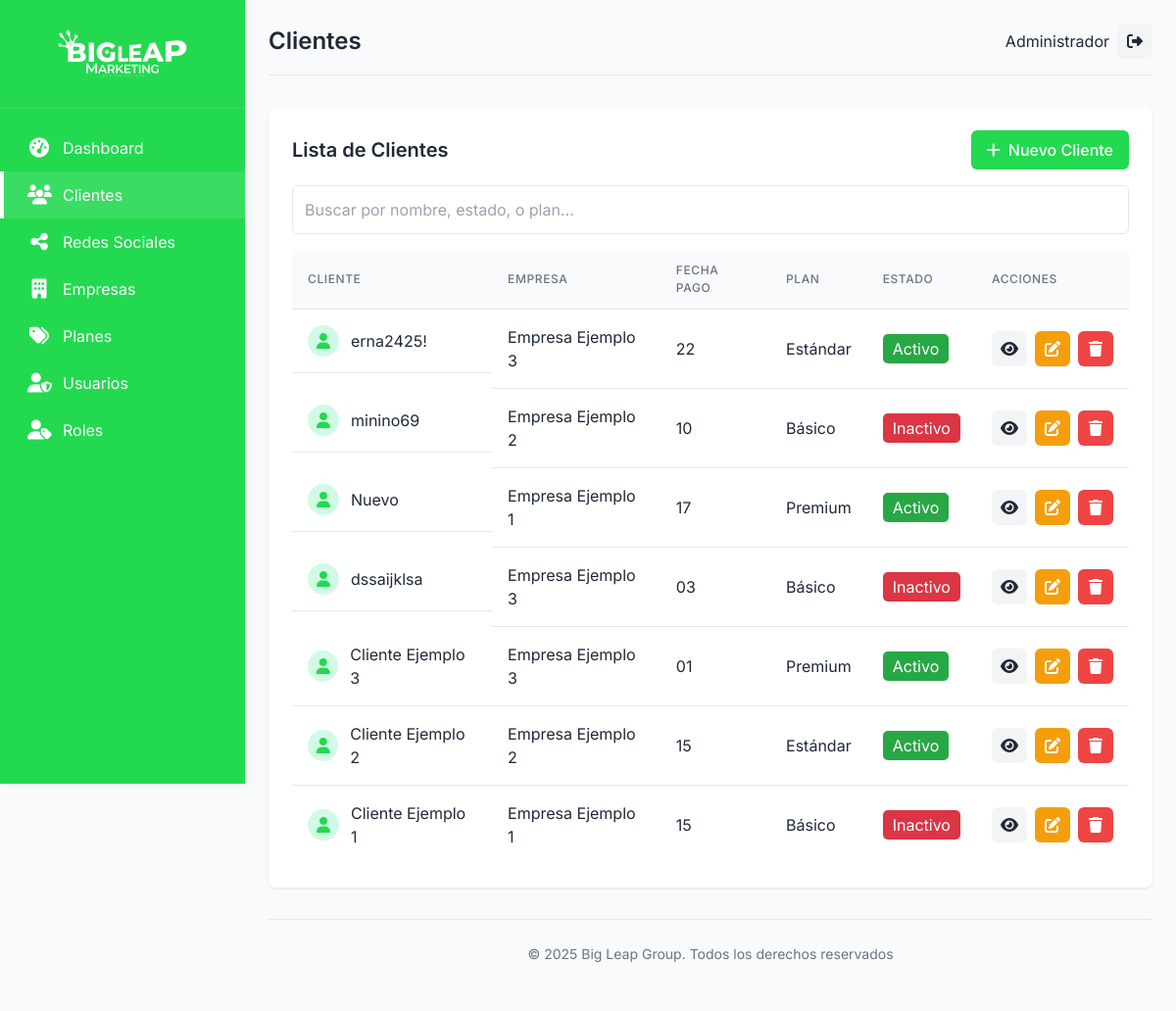
The app's page /clients.php (signed in) with its own data.
### tables this page shows
CREATE TABLE `clientes` (
  `id_cliente` int(11) NOT NULL,
  `nombre_cliente` varchar(100) NOT NULL,
  `fecha_inicio` date DEFAULT NULL,
  `cumpleaños` date DEFAULT NULL,
  `fecha_pago` date DEFAULT NULL,
  `id_plan` int(11) DEFAULT NULL,
  `id_empresa` int(11) DEFAULT NULL,
  `estado` enum('Activo','Inactivo') NOT NULL DEFAULT 'Activo'
);

CREATE TABLE `empresas` (
  `id_empresa` int(11) NOT NULL,
  `nombre_empresa` varchar(100) NOT NULL,
  `rubro` varchar(100) NOT NULL
);

CREATE TABLE `planes` (
  `id_plan` int(11) NOT NULL,
  `nombre_plan` varchar(100) NOT NULL,
  `descripcion_plan` text DEFAULT NULL,
  `precio` decimal(10,2) NOT NULL
);

### utils/session.php (called while the page is built, shortened)
<?php
function isAdmin() {
    return isset($_SESSION['is_admin']) && $_SESSION['is_admin'] === true;
}
function getCurrentUserId() {
    return $_SESSION['user_id'] ?? null;
}
?>

### models/Client.php (called while the page is built, shortened)
<?php
class Client {
    private $conn;
    private $table_name = "clientes";
    public function __construct($db) {
        $this->conn = $db;
    }
    public function read($user_id, $is_admin) {
        if($is_admin) {
            $query = "SELECT c.*, p.nombre_plan, e.nombre_empresa, e.rubro as rubro_empresa
                      FROM " . $this->table_name . " c
                      LEFT JOIN planes p ON c.id_plan = p.id_plan
                      LEFT JOIN empresas e ON c.id_empresa = e.id_empresa
                      ORDER BY c.id_cliente DESC";
            $stmt = $this->conn->prepare($query);
        }
        $stmt->execute();
        return $stmt;
    }
}
?>

### clients.php (the view, shortened to what this page needs)
<?php
include_once 'models/Client.php';
include_once 'utils/session.php';
$database = new Database();
$db = $database->getConnection();
$client = new Client($db);
$stmt = $client->read(getCurrentUserId(), isAdmin());
include 'includes/layout_header.php';
?>
<div class="card">
    <div class="card-header">
        <h2 class="card-title">Lista de Clientes</h2>
        <?php if (isAdmin()): ?>
        <a href="client-form.php" class="btn btn-primary">
            <i class="fas fa-plus mr-2"></i> Nuevo Cliente
        </a>
        <?php endif; ?>
    </div>
    <div class="search-bar mb-4">
        <input type="text" id="searchInput" class="form-control" placeholder="Buscar por nombre, estado, o plan...">
    </div>
    <table class="data-table" id="clientsTable">
        <thead>
            <tr>
                <th>Cliente</th>
                <th>Empresa</th>
                <th>Fecha Pago</th>
                <th>Plan</th>
                <th>Estado</th>
                <th>Acciones</th>
            </tr>
        </thead>
        <tbody>
            <?php
            if ($stmt->rowCount() > 0) {
                while ($row = $stmt->fetch(PDO::FETCH_ASSOC)) {
                    extract($row);
            ?>
            <tr>
                <td class="user-cell">
                    <div class="avatar" style="background-color: #d1fae5; display: flex; align-items: center; justify-content: center;">
                        <i class="fas fa-user" style="color: #23D950;"></i>
                    </div>
                    <?php echo $nombre_cliente; ?>
                </td>
                <td><?php echo $nombre_empresa ? $nombre_empresa : 'No asignada'; ?></td>
                <td><?php echo date('d', strtotime($fecha_pago)); ?></td>
                <td><?php echo $nombre_plan ? $nombre_plan : 'No asignado'; ?></td>
                <td>
                    <?php if ($estado === 'Activo'): ?>
                        <span style="color: white; background-color: #28a745; padding: 5px 10px; border-radius: 5px;">
                            Activo
                        </span>
                    <?php else: ?>
                        <span style="color: white; background-color: #dc3545; padding: 5px 10px; border-radius: 5px;">
                            Inactivo
                        </span>
                    <?php endif; ?>
                </td>
                <td>
                    <div class="action-buttons">
                        <a href="client-view.php?id=<?php echo $id_cliente; ?>" class="btn btn-icon btn-secondary" title="Ver">
                            <i class="fas fa-eye"></i>
                        </a>
                        <?php if (isAdmin()): ?>
                        <a href="client-form.php?id=<?php echo $id_cliente; ?>" class="btn btn-icon btn-warning" title="Editar">
                            <i class="fas fa-edit"></i>
                        </a>
                        <a href="client-delete.php?id=<?php echo $id_cliente; ?>" class="btn btn-icon btn-danger" title="Eliminar" onclick="return confirm('¿Está seguro de eliminar este cliente?')">
                            <i class="fas fa-trash"></i>
                        </a>
                        <?php endif; ?>
                    </div>
                </td>
            </tr>
            <?php
                }
            } else {
            ?>
            <tr>
                <td colspan="6" class="text-center">No hay clientes disponibles.</td>
            </tr>
            <?php
            }
            ?>
        </tbody>
    </table>
</div>
<?php
include 'includes/layout_footer.php';
?>

### assets/css/style.css (style rules this page uses)
:root { --primary: #23D950; --primary-dark: #23D950; --primary-light: #d1fae5; --secondary: #f3f4f6; --text-dark: #1f2937; --text-light: #6b7280; --text-white: #ffffff; --danger: #ef4444; --warning: #f59e0b; --success: #23D950; --info: #3b82f6; }
body { font-family: "Inter", sans-serif; background-color: #f9fafb; color: var(--text-dark); margin: 0; padding: 0; }
.card { background-color: white; border-radius: 0.5rem; box-shadow: 0 1px 3px rgba(0, 0, 0, 0.1); padding: 1.5rem; margin-bottom: 1.5rem; }
.card-header { display: flex; justify-content: space-between; align-items: center; margin-bottom: 1rem; }
.card-title { font-size: 1.25rem; font-weight: 600; color: var(--text-dark); margin: 0; }
.data-table { width: 100%; border-collapse: separate; border-spacing: 0; }
.data-table th { background-color: #f9fafb; padding: 0.75rem 1rem; text-align: left; font-weight: 500; color: var(--text-light); border-bottom: 1px solid #e5e7eb; font-size: 0.75rem; text-transform: uppercase; letter-spacing: 0.05em; }
.data-table td { padding: 1rem; border-bottom: 1px solid #e5e7eb; color: var(--text-dark); }
.data-table tr:last-child td { border-bottom: none; }
.data-table .avatar { width: 32px; height: 32px; border-radius: 50%; margin-right: 0.75rem; }
.data-table .user-cell { display: flex; align-items: center; }
.btn { display: inline-flex; align-items: center; justify-content: center; padding: 0.5rem 1rem; border-radius: 0.375rem; font-weight: 500; text-decoration: none; transition: all 0.2s; cursor: pointer; border: none; }
.btn-primary { background-color: var(--primary); color: white; }
.btn-secondary { background-color: var(--secondary); color: var(--text-dark); }
.btn-danger { background-color: var(--danger); color: white; }
.btn-warning { background-color: var(--warning); color: white; }
.btn-icon { width: 36px; height: 36px; padding: 0; display: inline-flex; align-items: center; justify-content: center; border-radius: 0.375rem; }
.action-buttons { display: flex; gap: 0.5rem; }
.form-control { width: 100%; padding: 0.75rem; border: 1px solid #e5e7eb; border-radius: 0.375rem; background-color: white; color: var(--text-dark); transition: border-color 0.2s; }

### records on screen
clientes: nombre_cliente "erna2425!", id_empresa.nombre_empresa "Empresa Ejemplo 3", fecha_pago "22", id_plan.nombre_plan "Estándar", estado "Activo"
clientes: nombre_cliente "minino69", id_empresa.nombre_empresa "Empresa Ejemplo 2", fecha_pago "10", id_plan.nombre_plan "Básico", estado "Inactivo"
clientes: nombre_cliente "Nuevo", id_empresa.nombre_empresa "Empresa Ejemplo 1", fecha_pago "17", id_plan.nombre_plan "Premium", estado "Activo"
clientes: nombre_cliente "dssaijklsa", id_empresa.nombre_empresa "Empresa Ejemplo 3", fecha_pago "03", id_plan.nombre_plan "Básico", estado "Inactivo"
clientes: nombre_cliente "Cliente Ejemplo 3", id_empresa.nombre_empresa "Empresa Ejemplo 3", fecha_pago "01", id_plan.nombre_plan "Premium", estado "Activo"
clientes: nombre_cliente "Cliente Ejemplo 2", id_empresa.nombre_empresa "Empresa Ejemplo 2", fecha_pago "15", id_plan.nombre_plan "Estándar", estado "Activo"
clientes: nombre_cliente "Cliente Ejemplo 1", id_empresa.nombre_empresa "Empresa Ejemplo 1", fecha_pago "15", id_plan.nombre_plan "Básico", estado "Inactivo"

### other values on screen
$page_title "Clientes"
$_SESSION['user_name'] "Administrador"
